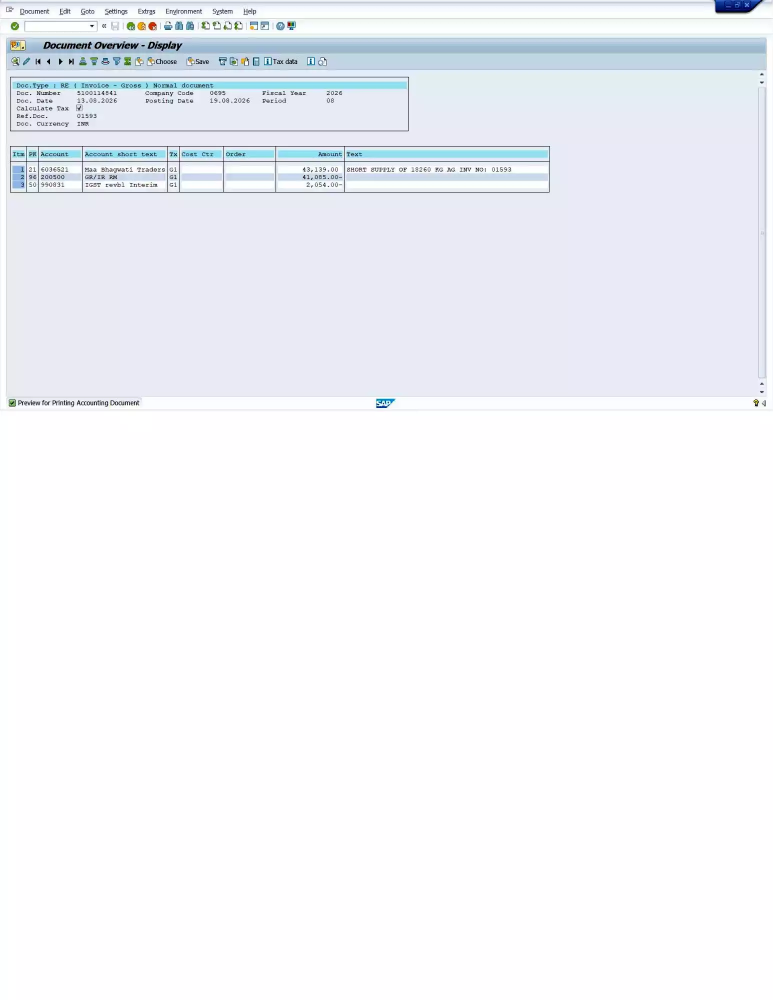
#> input picture data/temp_1788493964707_wu4epu_1788493960711_5100114841 - DN - MAA BHAGWATI-1 1.webp, 1546 x 2000 px, found by its file name (shown at 1/2 size)
$ jupyter execute --allow-errors amount_extraction_engine_final.ipynb
#> lines starting #> are read from the running program, lines starting #| are printed output that depends on the picture
## Cell 1 — Imports

[cell 1]
import re
import time
from pathlib import Path

import cv2
import fitz  # PyMuPDF
import numpy as np
import pandas as pd
import pytesseract
from pytesseract import Output
import re

## Cell 2 — Configuration

[cell 2]
import re

[cell 3]
# CONFIGURATION

PDF_DPI = 200

MIN_EMBEDDED_IMAGE_AREA = 500 * 500

OCR_CONFIG = "--psm 6"

MIN_AMOUNT = 0.01

AMOUNT_COLUMN_MARGIN_X = 45

HEADER_UPSCALE = 2

# Matches "Amount", "Amount (Rs.)", "Amount(INR)", "Amt", etc.
AMOUNT_HEADER_RE = re.compile(r"amou?nt", re.IGNORECASE)

## Cell 3 — Amount Regex + Parser

[cell 4]
# # AMOUNT PATTERN + PARSER

# AMOUNT_RE = re.compile(
#     r"""
#     ^[+-]?
#     (?:
#         \d{1,3}(?:,\d{3})+(?:\.\d{1,2})?
#         |
#         \d+(?:\.\d{1,2})?
#     )
#     $
#     """,
#     re.VERBOSE
# )


# def normalize_amount_token(text):
#     """Fix common OCR mistakes (O->0, I/l/|->1, S->5) and strip anything
#     that can't appear in an accounting number."""

#     if text is None:
#         return ""

#     s = str(text).strip()

#     for old, new in {
#         "O": "0", "o": "0",
#         "I": "1", "l": "1", "|": "1",
#         "S": "5",
#         " ": "", "\t": "", "\n": "", "\r": "",
#     }.items():
#         s = s.replace(old, new)

#     return re.sub(r"[^0-9,.\-+]", "", s)


# def parse_amount(text):
#     """
#     Convert OCR text into a signed float, or None if it isn't a valid
#     accounting amount.

#     Handles:
#         31,746.00      31,746.00-      31.746.00-  (OCR turned , into .)
#         31746.00       -31746.00       2,054.00-
#     """

#     s = normalize_amount_token(text)
#     if not s:
#         return None

#     negative = False

#     # SAP/accounting trailing minus: 31,746.00-
#     if s.endswith("-"):
#         negative = True
#         s = s[:-1]

#     if s.startswith("-"):
#         negative = True
#         s = s[1:]

#     if s.startswith("+"):
#         s = s[1:]

#     if not s:
#         return None

#     # OCR sometimes turns the thousands comma into a dot: 31.746.00
#     if s.count(".") > 1 and "," not in s:
#         parts = s.split(".")
#         if len(parts[-1]) in (1, 2) and all(p.isdigit() for p in parts):
#             s = ",".join(parts[:-1]) + "." + parts[-1]

#     if not AMOUNT_RE.fullmatch(s):
#         return None

#     try:
#         value = float(s.replace(",", ""))
#         if abs(value) < MIN_AMOUNT:
#             return None
#         return -value if negative else value
#     except (ValueError, TypeError):
#         return None

[cell 5]
import re


# ============================================================
# AMOUNT PATTERN + PARSER
# ============================================================

AMOUNT_RE = re.compile(
    r"""
    ^[+-]?
    (?:
        # ----------------------------------------------------
        # Western / International grouping
        # 31,746.00
        # 3,174,600.00
        # 12,345,678.90
        # ----------------------------------------------------
        \d{1,3}(?:,\d{3})+(?:\.\d{1,2})?

        |

        # ----------------------------------------------------
        # Indian grouping
        # 1,00,000.00
        # 31,74,600.00
        # 3,17,46,000.00
        # 12,34,56,789.00
        # ----------------------------------------------------
        \d{1,3}(?:,\d{2})+,\d{3}(?:\.\d{1,2})?

        |

        # ----------------------------------------------------
        # Plain number
        # 31746.00
        # 31746000.00
        # ----------------------------------------------------
        \d+(?:\.\d{1,2})?
    )
    $
    """,
    re.VERBOSE,
)


def normalize_amount_token(text):
    """
    Normalize OCR text before amount parsing.

    Handles common OCR digit confusions:
        O / o -> 0
        I / l / | -> 1

    Preserves:
        digits
        comma
        decimal point
        plus/minus

    Examples:
        '31,746.00'       -> '31,746.00'
        '3,17,46,000.00'  -> '3,17,46,000.00'
        'O,746.OO'        -> '0,746.00'
        '31,746.00-'      -> '31,746.00-'
    """

    if text is None:
        return ""

    s = str(text).strip()

    # Remove all whitespace
    s = re.sub(r"\s+", "", s)

    # Common high-confidence OCR corrections
    s = s.translate(
        str.maketrans({
            "O": "0",
            "o": "0",
            "I": "1",
            "l": "1",
            "|": "1",
        })
    )

    # Keep only characters that can belong to an amount
    s = re.sub(r"[^0-9,.\-+]", "", s)

    return s


def parse_amount(text):
    """
    Convert OCR text into a signed float, or None if invalid.

    Supports:

        31,746.00
        31,746.00-
        -31,746.00

        31,74,600.00
        31,74,600.00-
        -31,74,600.00

        3,17,46,000.00

        31746.00
        31746000.00

        31.746.00-
        (OCR comma -> dot)

        2,054.00-

    Returns:
        float
        None
    """

    s = normalize_amount_token(text)

    if not s:
        return None

    negative = False

    # --------------------------------------------------------
    # Handle trailing minus
    # Example: 31,746.00-
    # --------------------------------------------------------
    if s.endswith("-"):
        negative = True
        s = s[:-1]

    # --------------------------------------------------------
    # Handle leading minus
    # Example: -31,746.00
    # --------------------------------------------------------
    if s.startswith("-"):
        negative = True
        s = s[1:]

    # --------------------------------------------------------
    # Handle leading plus
    # --------------------------------------------------------
    if s.startswith("+"):
        s = s[1:]

    if not s:
        return None

    # --------------------------------------------------------
    # OCR correction:
    #
    # 31.746.00
    #
    # Sometimes OCR converts:
    #
    # 31,746.00
    #
    # into:
    #
    # 31.746.00
    #
    # Convert it back to:
    #
    # 31,746.00
    # --------------------------------------------------------
    if s.count(".") > 1 and "," not in s:

        parts = s.split(".")

        if (
            len(parts[-1]) in (1, 2)
            and all(part.isdigit() for part in parts)
        ):
            s = ",".join(parts[:-1]) + "." + parts[-1]

    # --------------------------------------------------------
    # Validate amount format
    # --------------------------------------------------------
    if not AMOUNT_RE.fullmatch(s):
        return None

    # --------------------------------------------------------
    # Convert to numeric value
    # --------------------------------------------------------
    try:
        value = float(s.replace(",", ""))

        # Business-level minimum amount validation
        if abs(value) < MIN_AMOUNT:
            return None

        return -value if negative else value

    except (ValueError, TypeError):
        return None

## Cell 4 — Test Parser

Run on its own first. If every line looks right, the parser is safe to trust for the rest of
the notebook.

[cell 6]
# ============================================================
# PARSER TEST
# ============================================================

test_values = [
    "31,746.00", "31,746.00-", "31.746.00-", "31746.00",
    "2,054.00-", "41,085.00", "O1,746.00", "43,139",
    "1,234,567.89", "-31746.00", "+31746.00", "abc", "", "0.00","3,17,46,000.00","31.746.000.00"
]

for value in test_values:
    print(f"{value!r:<18} -> {parse_amount(value)}")

## Cell 5 — PDF Rendering (with embedded-image fast path)

[cell 7]
# PDF -> IMAGES

# [69 lines left out: function render_pdf, not called in this run]

## Cell 6 — Input Loader (PDF / PNG / JPG / JPEG / WEBP)

[cell 8]
# INPUT LOADER

SUPPORTED_EXTENSIONS = {".pdf", ".png", ".jpg", ".jpeg", ".webp"}


def load_input(path):
    path = Path(path)

    if not path.exists():
        raise FileNotFoundError(f"Input file does not exist: {path}")

    if path.suffix.lower() not in SUPPORTED_EXTENSIONS:
        raise ValueError(f"Unsupported file type: {path.suffix}")

    if path.suffix.lower() == ".pdf":
        pages = render_pdf(path)
        if not pages:
            raise RuntimeError(f"No readable pages found in: {path.name}")
        return pages

    img = cv2.imread(str(path), cv2.IMREAD_COLOR)
#> img is the input picture: shape (2000, 1546, 3); mean B, G, R 248.6, 244, 242.5
#> in extract_max_amount, `pages = load_input(path)`: pages = 1 item
    if img is None:
        raise RuntimeError(f"Unable to read image: {path.name}")
    return [(1, img)]

## Cell 7 — Blank Page Detection

[cell 9]
# BLANK PAGE DETECTION

def is_blank_page(img):
    if img is None:
        return True
    gray = cv2.cvtColor(img, cv2.COLOR_BGR2GRAY)
    return np.mean(gray) > 245 and np.mean(gray < 245) < 0.02


def remove_blank_pages(pages):
    valid = []
    for page_no, img in pages:
        try:
            if not is_blank_page(img):
                valid.append((page_no, img))
        except Exception as e:
            print(f"Warning: blank-page check failed for page {page_no}: {e}")
            valid.append((page_no, img))  # keep rather than risk dropping content
#> this loop made 1 pass
#> page_no on pass 1: 1
#> pass 1, in is_blank_page, `gray = cv2.cvtColor(img, cv2.COLOR_BGR2GRAY)`:
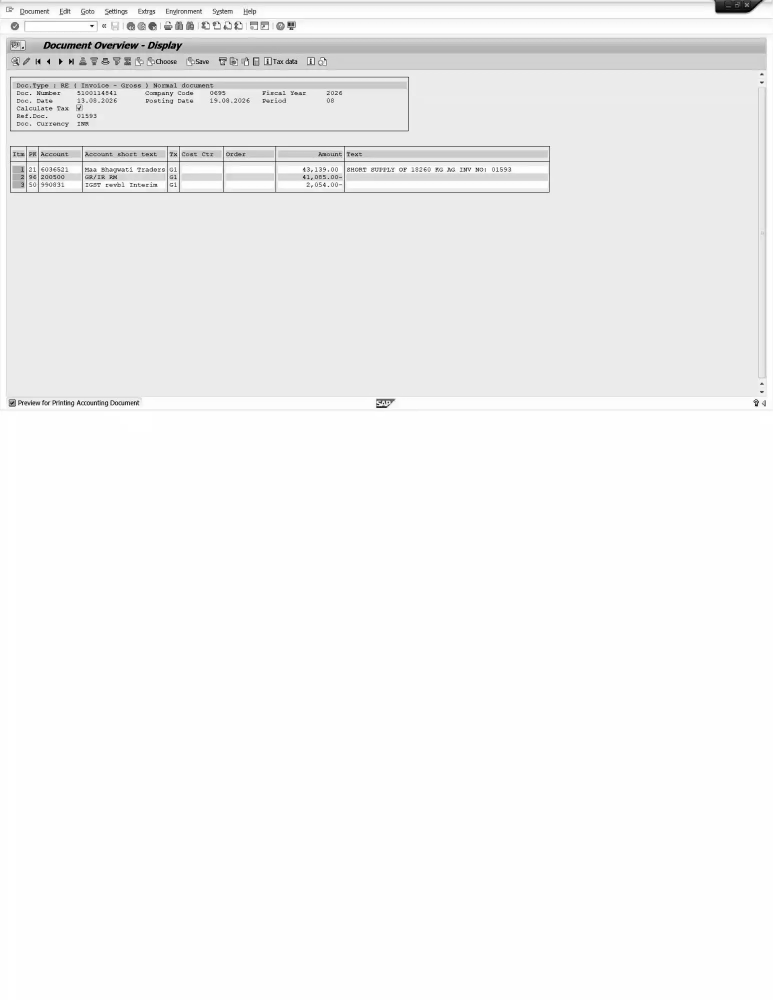
#> gray: shape (2000, 1546) (shown at 1/2 size); min 0, max 255, mean 243.8
#> after the loop, valid = 1 item
    return valid

## Cell 8 — OCR Helper

[cell 10]
# OCR

# [13 lines left out: function run_ocr, not called in this run]

## Cell 9 — Amount Header Detection + Column Extraction

`find_amount_header` runs on an **upscaled copy** of the page — this is the fix that made the
previously-failing SAP screenshot work: at native resolution Tesseract silently dropped the
header word entirely.

`extract_from_page` then crops a tight vertical strip around that header and OCRs only the
strip, line by line. A whole-page OCR fallback only kicks in if no header can be found at all —
verified to be less reliable on dense screenshots, so it's a last resort, not the main path.

[cell 11]
# AMOUNT COLUMN DETECTION + PER-PAGE EXTRACTION

def find_amount_header(img):
    """Locate the "Amount" header's bounding box (topmost match wins)."""

    try:
        gray = cv2.cvtColor(img, cv2.COLOR_BGR2GRAY) if img.ndim == 3 else img
        scaled = cv2.resize(
            gray, None, fx=HEADER_UPSCALE, fy=HEADER_UPSCALE,
            interpolation=cv2.INTER_CUBIC
        )
        data = pytesseract.image_to_data(scaled, output_type=Output.DICT)
    except Exception as e:
        print(f"Header detection OCR warning: {e}")
        return None

    best = None
    for i in range(len(data.get("text", []))):
        word = (data["text"][i] or "").strip()
        if not word or not AMOUNT_HEADER_RE.search(word):
            continue

        box = {
            "left": data["left"][i] // HEADER_UPSCALE,
            "top": data["top"][i] // HEADER_UPSCALE,
            "width": data["width"][i] // HEADER_UPSCALE,
            "height": data["height"][i] // HEADER_UPSCALE,
        }
        if best is None or box["top"] < best["top"]:
            best = box

    return best


# [7 lines left out: function crop_amount_column, not called in this run]
# The function returns a new, cropped NumPy array (image).1. Visual Dimensions of the Output:It is a narrow, vertical strip that is 120 pixels wide (\(850 - 730\)) and 1305 pixels high (\(1500 - 195\)).2. Visual Content Inside this Cropped Box:Because it starts at pixel height 195 (just above the header), the returned image strip contains:At the very top (Y-pixels 0 to 25): The text word "Amount".Directly below it: Any white space, divider lines, and every single price listed in that column all the way to the bottom of the invoice page (e.g., $150.00, $2,450.00, etc.).


# Amount-shaped token finder, used as a per-line safety net (a line with
# stray characters around the number) and as the whole-page fallback when
# no header can be located at all. Requires a "," or "." in the token so
# invoice numbers / dates / quantities (bare digit runs) aren't picked up.
_CANDIDATE_RE = re.compile(
    r"""(?<![0-9])[+-]?(?:\d{1,3}(?:[,.]\d{3})*|\d+)(?:[.,]\d{1,2})?-?(?![0-9])""",
    re.VERBOSE
)


# [11 lines left out: function extract_amount_candidates_from_text, not called in this run]


def extract_from_page(img, page_no):
    """
    Returns: {"rows": [{"page", "raw", "value"}, ...], "column_detected": bool}
    """

    rows = []
    header_box = find_amount_header(img)

    if header_box is not None:

        crop = crop_amount_column(img, header_box)
        text = run_ocr(crop, config=OCR_CONFIG)

        for line in text.splitlines():
            line = line.strip()
            if not line:
                continue

            # Skip the header line itself
            if AMOUNT_HEADER_RE.fullmatch(re.sub(r"[^A-Za-z]", "", line)):
                continue

            if parse_amount(line) is not None:
                rows.append({"page": page_no, "raw": line, "value": line})
                continue

            # Line has extra noise around the number - pull the token out
            for candidate in extract_amount_candidates_from_text(line):
                rows.append({"page": page_no, "raw": line, "value": candidate["raw"]})

        return {"rows": rows, "column_detected": True}

    # Fallback: no "Amount" header found anywhere on the page
    text = run_ocr(img, config=OCR_CONFIG)
    for candidate in extract_amount_candidates_from_text(text):
        rows.append({"page": page_no, "raw": candidate["raw"], "value": candidate["raw"]})

    return {"rows": rows, "column_detected": False}

## Cell 10 — Complete Extraction Engine

Ties every stage together, times each stage, and never crashes: any failure returns a
structured `{"success": False, "error": ...}` result instead of raising.

[cell 12]
# COMPLETE EXTRACTION ENGINE

def extract_max_amount(path, return_debug=False):

    path = Path(path)
    total_start = time.perf_counter()
    timing = {
        "load_input": 0.0, "blank_page_detection": 0.0,
        "amount_extraction": 0.0, "amount_selection": 0.0, "total": 0.0,
    }

    # [6 lines left out: function fail, not called in this run]

    try:
        # 1. LOAD INPUT
        start = time.perf_counter()
        pages = load_input(path)
        timing["load_input"] = time.perf_counter() - start

        if not pages:
            return fail("NO_PAGES", f"No pages found in {path.name}")

        # 2. REMOVE BLANK PAGES
        start = time.perf_counter()
        non_blank_pages = remove_blank_pages(pages)
#> non_blank_pages = 1 item
        timing["blank_page_detection"] = time.perf_counter() - start

        if not non_blank_pages:
            return fail("ALL_PAGES_BLANK", f"All pages are blank in {path.name}")

        # 3. AMOUNT EXTRACTION
        start = time.perf_counter()
        all_rows, page_errors, any_column_detected = [], [], False

        for page_no, img in non_blank_pages:
            try:
                result = extract_from_page(img, page_no)
                if result.get("column_detected"):
                    any_column_detected = True
                all_rows.extend(result.get("rows", []))
            except Exception as e:
                page_errors.append({"page": page_no, "error": str(e)})
                print(f"Warning: extraction failed on page {page_no}: {e}")
#> after the loop, all_rows = []; page_errors = []
#> the loop in remove_blank_pages (call 2), `for page_no, img in pages:` made 1 pass

        timing["amount_extraction"] = time.perf_counter() - start

        if not all_rows:
            return fail(
                "NO_AMOUNT_DETECTED", f"No valid Amount values found in: {path.name}",
                pages_processed=len(non_blank_pages),
                column_detected=any_column_detected, page_errors=page_errors,
            )

        # 4. FINAL AMOUNT SELECTION
        start = time.perf_counter()
        values = [parse_amount(r.get("value")) for r in all_rows if isinstance(r, dict)]
        values = [v for v in values if v is not None]
        timing["amount_selection"] = time.perf_counter() - start

        if not values:
            return fail(
                "NO_VALID_AMOUNT",
                f"Amount column detected but no valid numeric amount could be "
                f"parsed in: {path.name}",
                rows=all_rows, pages_processed=len(non_blank_pages),
                column_detected=any_column_detected, page_errors=page_errors,
            )

        # 5. SELECT MAXIMUM (largest positive; largest magnitude if all negative)
        positive_values = [v for v in values if v > 0]
        final_amount = max(positive_values) if positive_values else max(values, key=abs)

        timing["total"] = time.perf_counter() - total_start

        result = {
            "success": True, "amount": final_amount, "error": None,
            "message": "Amount extracted successfully",
            "rows": all_rows, "pages_processed": len(non_blank_pages),
            "column_detected": any_column_detected, "page_errors": page_errors,
            "timing": timing,
        }

        return result if return_debug else final_amount

    except FileNotFoundError as e:
        return fail("FILE_NOT_FOUND", str(e))
    except ValueError as e:
        return fail("INVALID_INPUT", str(e))
    except Exception as e:
        return fail("ENGINE_ERROR", str(e))

## Cell 11 — Run the Engine

Set `path` to your PDF/PNG/JPG/WEBP file, then run this cell.

[cell 13]
# [7 lines of commented-out code are left out]
PDF_PATH = r"D:\xfcatr\FASTAPI-OCR-API\data\temp_1788493964707_wu4epu_1788493960711_5100114841 - DN - MAA BHAGWATI-1 1.webp"

print("\n--- Path Set ---")
print(f"PDF_PATH: {PDF_PATH}")

path = PDF_PATH  # <-- the uploaded file

#> (the rest of this cell did not finish here and is left out)

## Cell 12 — Timing Breakdown

#> (a cell that did not finish here is left out)

[cell 15]
IMAGE_PATH = r"D:\xfcatr\FASTAPI-OCR-API\data\100250858-MARUTHI-DN 1.pdf"
print(IMAGE_PATH)
#> (the rest of this cell did not finish here and is left out)

[cell 16]
# RUN ENGINE
from pathlib import Path
from google.colab import files

print("Please upload your PDF file:")
uploaded_pdf = files.upload()
#> the answer given: temp_1788493964707_wu4epu_1788493960711_5100114841 - DN - MAA BHAGWATI-1 1.webp

if not uploaded_pdf:
    raise RuntimeError("No file was uploaded.")

pdf_filename = list(uploaded_pdf.keys())[0]
PDF_PATH = Path(pdf_filename)

print("\n--- Path Set ---")
print(f"PDF_PATH: {PDF_PATH}")
# <-- the uploaded file

#> (the rest of this cell did not finish here and is left out)

#> the loop in extract_max_amount, `for page_no, img in non_blank_pages:` made 1 pass
